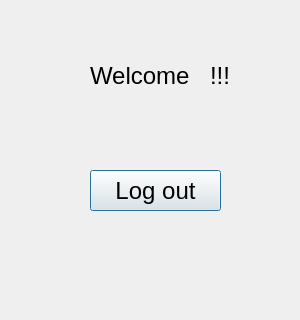
<?xml version="1.0" encoding="UTF-8"?>
<ui version="4.0">
 <class>Dialog</class>
 <widget class="QDialog" name="Dialog">
  <property name="geometry">
   <rect>
    <x>0</x>
    <y>0</y>
    <width>300</width>
    <height>320</height>
   </rect>
  </property>
  <property name="windowTitle">
   <string>Dialog</string>
  </property>
  <widget class="QLabel" name="label">
   <property name="geometry">
    <rect>
     <x>90</x>
     <y>40</y>
     <width>171</width>
     <height>71</height>
    </rect>
   </property>
   <property name="font">
    <font>
     <pointsize>18</pointsize>
    </font>
   </property>
   <property name="text">
    <string>Welcome</string>
   </property>
  </widget>
  <widget class="QLabel" name="label_3">
   <property name="geometry">
    <rect>
     <x>210</x>
     <y>60</y>
     <width>71</width>
     <height>31</height>
    </rect>
   </property>
   <property name="font">
    <font>
     <pointsize>18</pointsize>
    </font>
   </property>
   <property name="text">
    <string>!!!</string>
   </property>
  </widget>
  <widget class="QPushButton" name="pushButton">
   <property name="geometry">
    <rect>
     <x>90</x>
     <y>170</y>
     <width>131</width>
     <height>41</height>
    </rect>
   </property>
   <property name="font">
    <font>
     <pointsize>18</pointsize>
    </font>
   </property>
   <property name="text">
    <string>Log out</string>
   </property>
  </widget>
 </widget>
 <resources/>
 <connections/>
</ui>
